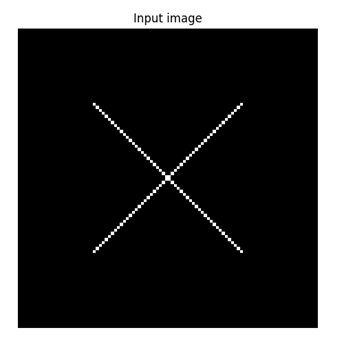
#> input picture hw4/input_img.png, 340 x 346 px
$ python hw4.py
#> lines starting #> are read from the running program, lines starting #| are printed output that depends on the picture; after the words box and inside, x2 and y2 are one past the last pixel; in counts of white or black regions, pixels touching at a corner belong together
"""
Computer Vision Homework 4
Create by David in 2021/05/10

將測試圖片以Hough transform做直線偵測，將結果圖片印出。
"""

import cv2
import numpy as np

if __name__ == '__main__':
    file = 'input_img.png'
    im = cv2.imread(file, cv2.COLOR_RGB2GRAY)
#> im is the input picture: shape (346, 340, 3); min 0, max 255, mean 61.9
    gray = cv2.cvtColor(im, cv2.COLOR_RGB2GRAY)

    """Gaussian blur"""
    kernel_size = 5
    blur_gray = cv2.GaussianBlur(gray, (kernel_size, kernel_size), 0)
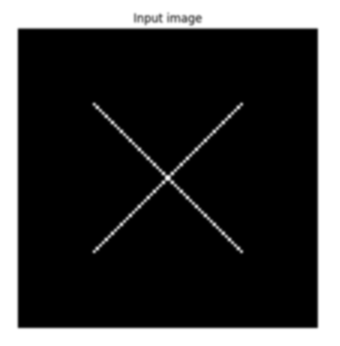
#> blur_gray: shape (346, 340); min 0, max 255, mean 61.9

    """Canny"""
    low_threshold = 50
    high_threshold = 150
    masked_edges = cv2.Canny(blur_gray, low_threshold, high_threshold)
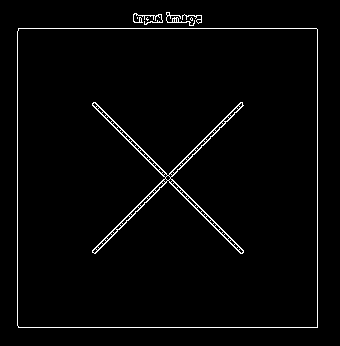
#> masked_edges: shape (346, 340); 2.3% white in thin lines or dots, all inside (x1, y1, x2, y2) = (17, 12, 318, 328)

    """Hough Transform"""
    rho = 1
    theta = np.pi / 180
    threshold = 1
    min_line_length = 10
    max_line_gap = 1
    line_image = np.copy(im) * 0
#> line_image: shape (346, 340, 3); every value is 0
    lines = cv2.HoughLinesP(
        image=masked_edges,
        rho=rho,
        theta=theta,
        threshold=threshold,
        lines=np.array([]),
        minLineLength=min_line_length,
        maxLineGap=max_line_gap)
#> lines = 36 rows, first 6: [17, 325, 17, 31], [95, 253, 243, 105], [115, 127, 171, 184], [317, 327, 317, 29], [18, 327, 316, 327], [18, 28, 316, 28]

    """Draw lines"""
    for line in lines:
        x1, y1, x2, y2 = line.reshape(4)
        cv2.line(line_image, (x1, y1), (x2, y2), (255, 0, 0), 10)
#> this loop made 36 passes
#> (x1, y1, x2, y2) on passes 1 to 12: (17, 325, 17, 31), (95, 253, 243, 105), (115, 127, 171, 184), (317, 327, 317, 29), (18, 327, 316, 327), (18, 28, 316, 28), (104, 239, 160, 182), (179, 186, 235, 243), (167, 22, 186, 22), (168, 175, 221, 121), (170, 177, 242, 105), (145, 152, 167, 175)
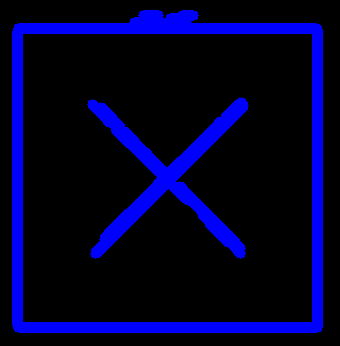
#> line_image: shape (346, 340, 3); mean B, G, R 43.5, 0, 0

    """Combine 2 images"""
    color_edges = np.dstack((gray, gray, gray))
    print(f"line_image.shape: {line_image.shape}")
#| line_image.shape: (346, 340, 3)
    print(f"color_edges.shape: {color_edges.shape}")
#| color_edges.shape: (346, 340, 3)
    combine_im = cv2.addWeighted(color_edges, 0.8, line_image, 1, 0)
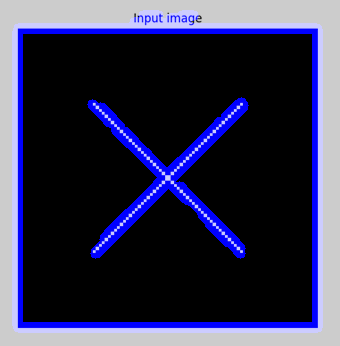
#> combine_im: shape (346, 340, 3); mean of channels 0, 1, 2 79.1, 49.5, 49.5; drawn as B, G, R

    output = np.concatenate((
        im,
        combine_im
    ), axis=1)
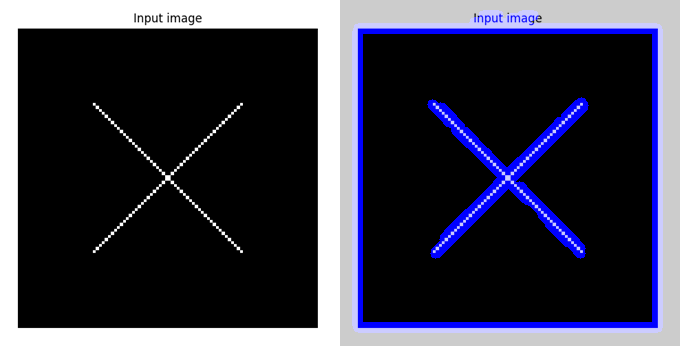
#> output: shape (346, 680, 3); mean B, G, R 70.5, 55.7, 55.7
    cv2.imshow(file, output)

    cv2.waitKey(0)
    cv2.destroyAllWindows()
